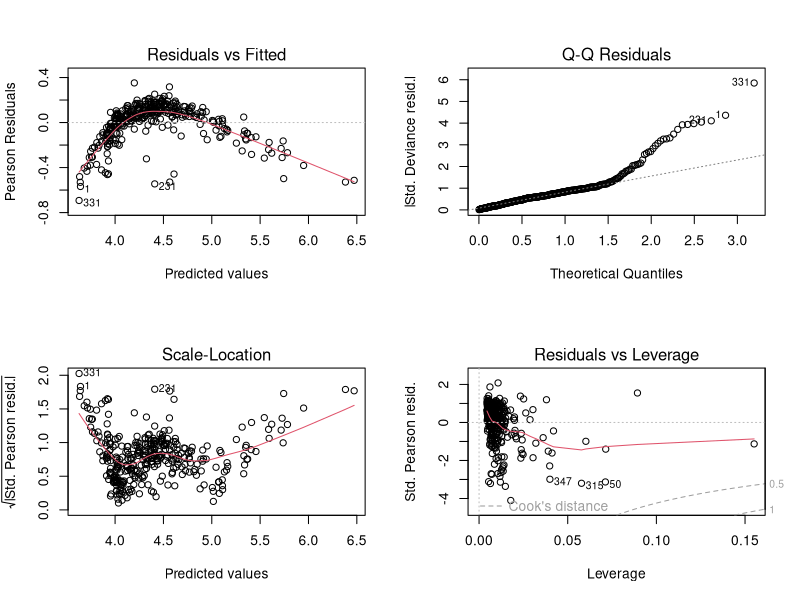
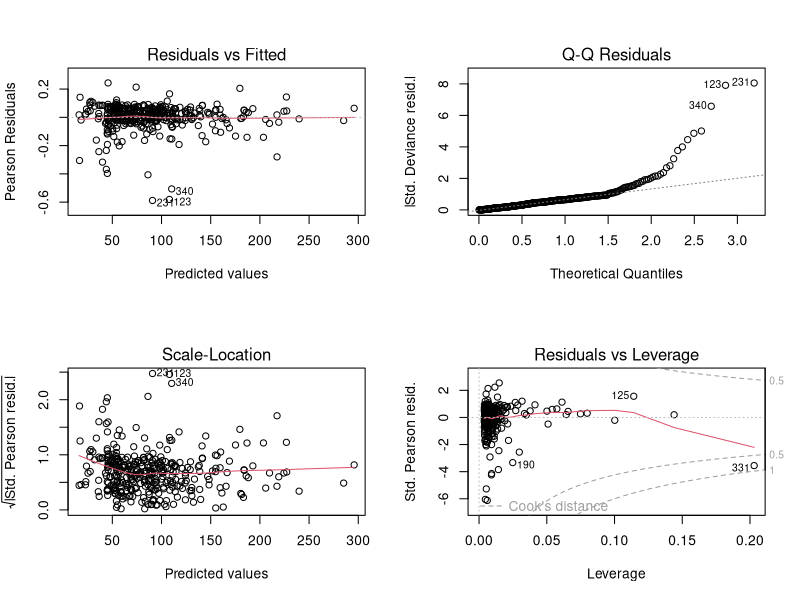
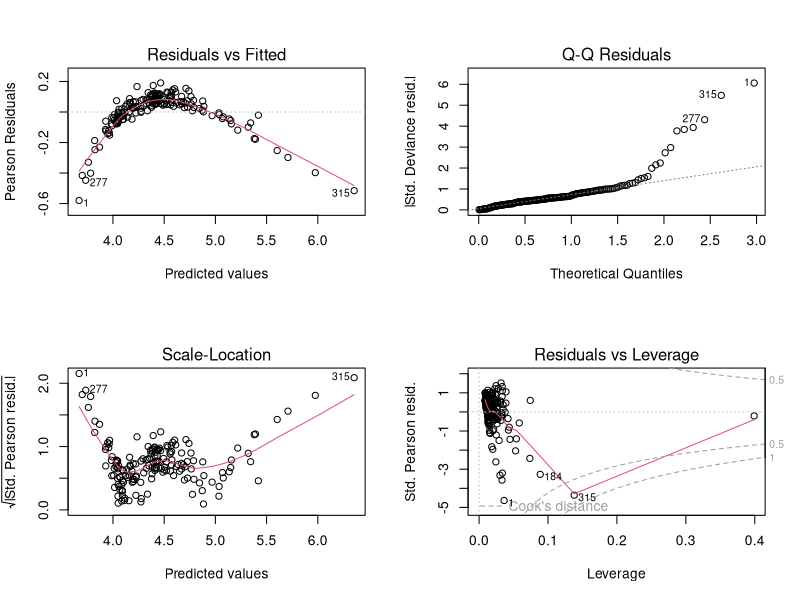
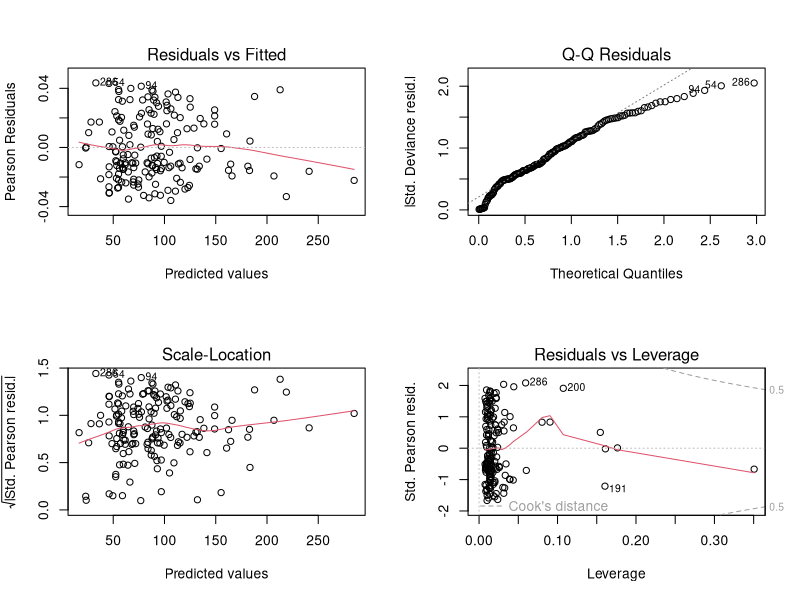

R code for these plots, in order:
## ---- chunk 1
knitr::opts_chunk$set(echo = TRUE)
## ---- chunk 2
## importing the dataset and omitting the missing values
datafile <- read.csv("../WiscNursingHome.csv")
datafile <- na.omit(datafile)

## dividing data from different years
data_2000 <- datafile[datafile$CRYEAR == 2000, ]
data_2001 <- datafile[datafile$CRYEAR == 2001, ]

datafile$ORGSTR <- as.factor(datafile$ORGSTR)
datafile$MSA <- as.factor(datafile$MSA)
## ---- chunk 3
summary(glm(TPY ~ NUMBED + SQRFOOT, data = data_2000, family = Gamma(link = "log")))
## ---- chunk 4
summary(glm(TPY ~ NUMBED + SQRFOOT + TAXEXEMPT, data = data_2000, family = Gamma(link = "identity")))
## ---- chunk 5
par(mfrow = c(2, 2))
plot(glm(TPY ~ NUMBED + SQRFOOT + TAXEXEMPT, data = data_2000, family = Gamma(link = "log")))
## ---- chunk 6
par(mfrow = c(2, 2))
plot(glm(TPY ~ NUMBED + SQRFOOT + TAXEXEMPT, data = data_2000, family = Gamma(link = "identity")))
## ---- chunk 7
data_2000$UTILIZATION_RATE <- data_2000$TPY / data_2000$NUMBED
summary(data_2000$UTILIZATION_RATE)

data_trunc <- data_2000[data_2000$UTILIZATION_RATE > 0.89 & data_2000$UTILIZATION_RATE < 0.96, ]
## ---- chunk 8
summary(glm(TPY ~ NUMBED + SQRFOOT + TAXEXEMPT, data = data_trunc, family = Gamma(link = "log")))
## ---- chunk 9
summary(glm(TPY ~ NUMBED + SQRFOOT + TAXEXEMPT, data = data_trunc,
            family = Gamma(link = "identity")))
## ---- chunk 10
par(mfrow = c(2, 2))
plot(glm(TPY ~ NUMBED + SQRFOOT + TAXEXEMPT, data = data_trunc, family = Gamma(link = "log")))
## ---- chunk 11
par(mfrow = c(2, 2))
plot(glm(TPY ~ NUMBED + SQRFOOT + TAXEXEMPT, data = data_trunc, family = Gamma(link = "identity")))
